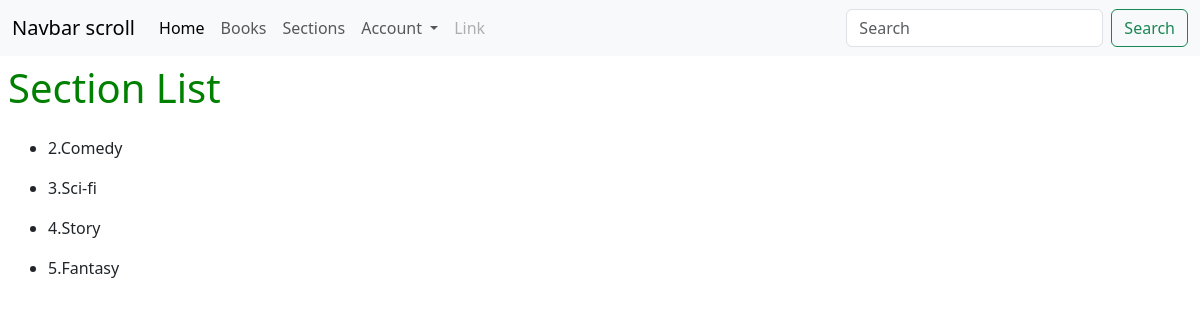
Page /sections on the committed database.
### app/models.py (models this page shows)
class Section(db.Model):
    __tablename__ = "sections"
    section_id = db.Column(db.Integer, autoincrement=True, primary_key=True)
    section_name = db.Column(db.String)

### app/bp/section.py (the view)
@bp.route("/sections")
def list_sections():
    sections = Section.query.all()
    return render_template("section/section_list.html", sections=sections)

### templates/section/section_list.html (shortened to what this page needs)
{% extends "base.html" %}
{% block content %}
<div class="d-flex justify-content-between g-3 p-2 align-items-center me-5">
    <h1>Section List</h1>
</div>
<div>
    <ul>
        {% for section in sections %}
        <div class="d-flex justify-content-between mx-2 p-2 g-2 col-6">
            <li>{{section.section_id}}.{{section.section_name}}</li>
        </div>
        {% endfor %}
    </ul>
</div>
{%endblock%}

### templates/base.html (shortened to what this page needs)
<!DOCTYPE html>
<html lang="en">
<head>
    <link href="https://cdn.jsdelivr.net/npm/bootstrap@5.3.3/dist/css/bootstrap.min.css" rel="stylesheet"
>
    <link rel="stylesheet" href="{{ url_for('static', filename='main.css') }}">
</head>
<body>
    <nav class="navbar navbar-expand-lg bg-body-tertiary">
        <div class="container-fluid">
            <a class="navbar-brand" href="#">Navbar scroll</a>
            <div class="collapse navbar-collapse" id="navbarScroll">
                <ul class="navbar-nav me-auto my-2 my-lg-0 navbar-nav-scroll" style="--bs-scroll-height: 100px;">
                    <li class="nav-item">
                        <a class="nav-link active" aria-current="page" href="/">Home</a>
                    </li>
                    <li class="nav-item">
                        <a class="nav-link" href="/books">Books</a>
                    </li>
                    <li class="nav-item">
                        <a class="nav-link" href="/sections">Sections</a>
                    </li>
                    <li class="nav-item dropdown">
                        <a class="nav-link dropdown-toggle" href="#" role="button" data-bs-toggle="dropdown"
                            aria-expanded="false">
                            Account
                        </a>
                    </li>
                    <li class="nav-item">
                        <a class="nav-link disabled" aria-disabled="true">Link</a>
                    </li>
                </ul>
                <form class="d-flex" role="search">
                    <input class="form-control me-2" type="search" placeholder="Search" aria-label="Search">
                    <button class="btn btn-outline-success" type="submit">Search</button>
                </form>
            </div>
        </div>
    </nav>
    {% block content %}
    {% endblock %}
</body>
</html>

### static/main.css (style rules this page uses)
h1 { color: green !important; }

### rows in the picture
Section: section_id "2", section_name "Comedy"
Section: section_id "3", section_name "Sci-fi"
Section: section_id "4", section_name "Story"
Section: section_id "5", section_name "Fantasy"
